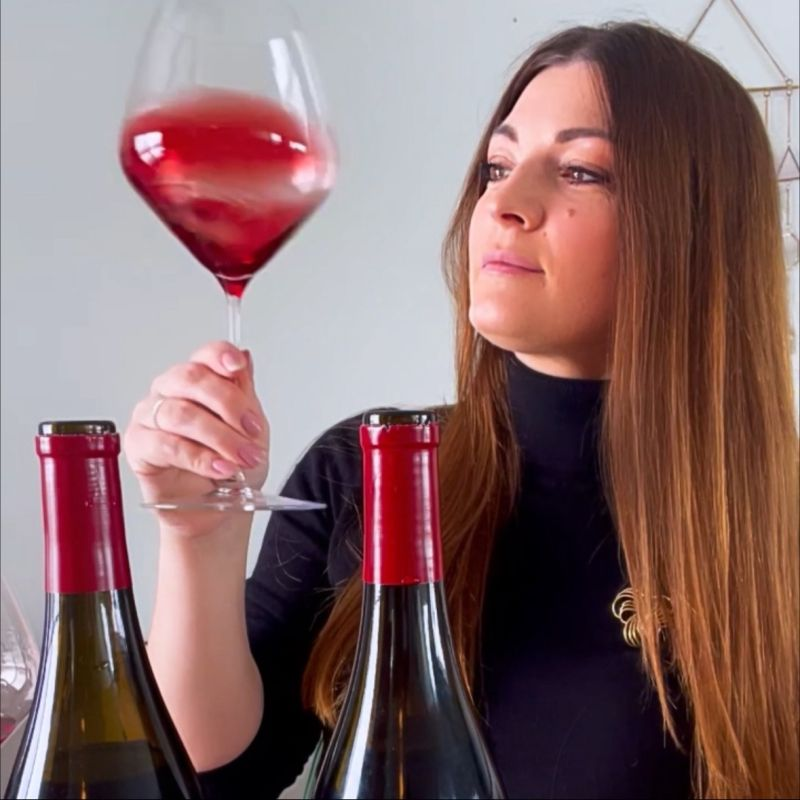
#> input picture Leah Spooner.jpeg, 800 x 800 px
$ python -i composite_hero.py   (imports and definitions only)
#> lines starting #> are read from the running program, lines starting #| are printed output that depends on the picture
#!/usr/bin/env python3
"""
composite_hero.py — build a WITY hero image by placing real bottle shots
onto a real background photo (vineyard / tasting room). No AI generation:
every pixel comes from a real photo the winery supplied or published.

Usage:
    python3 composite_hero.py \
        --background "Winery Pictures/patio 2026.jpg" \
        --bottles "Winery Pictures/Chard_Mottiar_NV.png" "Winery Pictures/Gamay_Courtney_NV.png" \
        --output "malivoire-2026-09/hero-composites/2-bottle-mixed.jpg"

Same background can be reused across every pack size for a winery feature —
just change --bottles and --output per pack. Layout scales automatically
with bottle count (1 row up to ~7 bottles, 2 rows beyond that, up to 12).

Bottle images without real transparency are auto-matted (background-colour
removal from the four corners). If a bottle's background can't be matted
cleanly (busy/non-uniform background), it's skipped and reported — never
force a bad cutout into the composite.
"""

import argparse
import math
import sys
from pathlib import Path

from PIL import Image, ImageChops, ImageDraw, ImageEnhance, ImageFilter, ImageFont, ImageOps

FONT_DIR = Path(__file__).parent / "fonts"
TITLE_RIGHT_FRAC = 0.485  # right edge of the title block, as a fraction of the canvas width (left edge of a six-bottle cluster, less its margin)
NAME_FONT_PATH = FONT_DIR / "Lora-Italic.ttf"
NAME_VF_PATH = FONT_DIR / "Lora-Italic-VF.ttf"  # variable Lora Italic (OFL), used at SemiBold for the cluster hero


# [6 lines left out: function load_name_font, not called in this run]
EYEBROW_FONT_PATH = FONT_DIR / "WorkSans-Bold.ttf"

CANVAS_W = 1200
CANVAS_H = 675  # 16:9, per wcc-email-design-system.md Module 09 hero spec

MATTE_LOW = 18   # colour distance below this -> fully background/transparent
MATTE_HIGH = 45  # colour distance above this -> fully foreground/opaque
MATTE_MIN_BG_FRAC = 0.15  # if less of the image reads as background than this, the shot probably isn't a clean studio backdrop
MATTE_MAX_BG_FRAC = 0.92  # if more than this reads as background, something's wrong (bottle too close to bg colour, or empty frame)


def has_real_alpha(img: Image.Image) -> bool:
    if img.mode != "RGBA":
        return False
    lo, _hi = img.split()[-1].getextrema()
    return lo < 250


def sample_border_points(rgb: Image.Image, patch: int = 14, per_side: int = 12):
    """Samples colour patches along the full perimeter (not just the 4 corners) —
    a real studio backdrop, product bottles included, always has visible background
    at the outer edge on all four sides, so this is still a safe "definitely
    background" sample even when the centre is occluded by the bottle."""
    w, h = rgb.size
    patch = min(patch, w // 8, h // 8) or 1

    def sample_at(x, y):
        x = max(0, min(x, w - patch)); y = max(0, min(y, h - patch))
        return rgb.crop((x, y, x + patch, y + patch)).resize((1, 1), Image.LANCZOS).getpixel((0, 0))

    pts = []
    for i in range(per_side):
        t = i / (per_side - 1)
        x = int(t * (w - patch))
        pts.append((x + patch / 2, patch / 2, sample_at(x, 0)))
        pts.append((x + patch / 2, h - patch / 2, sample_at(x, h - patch)))
    for i in range(per_side):
        t = i / (per_side - 1)
        y = int(t * (h - patch))
        pts.append((patch / 2, y + patch / 2, sample_at(0, y)))
        pts.append((w - patch / 2, y + patch / 2, sample_at(w - patch, y)))
    return pts


def _solve_normal_equations(rows: list[list[float]], target: list[float]) -> list[float]:
    """Least-squares solve for a small (6-unknown) system via Gaussian elimination —
    pure Python, no numpy: this stays a plain arithmetic fit, not a new dependency."""
    n = len(rows[0])
    AtA = [[0.0] * n for _ in range(n)]
    Atb = [0.0] * n
    for feat, val in zip(rows, target):
        for i in range(n):
            Atb[i] += feat[i] * val
            for j in range(n):
                AtA[i][j] += feat[i] * feat[j]
    M = [AtA[i] + [Atb[i]] for i in range(n)]
    for col in range(n):
        piv = max(range(col, n), key=lambda r: abs(M[r][col]))
        M[col], M[piv] = M[piv], M[col]
        pivot = M[col][col] or 1e-9
        M[col] = [v / pivot for v in M[col]]
        for r in range(n):
            if r != col:
                factor = M[r][col]
                M[r] = [mv - factor * cv for mv, cv in zip(M[r], M[col])]
    return [M[i][n] for i in range(n)]


def _fit_background_surface(pts):
    """Fits value = a + b*x + c*y + d*xy + e*x^2 + f*y^2 per channel from border
    samples — a smooth quadratic can follow a real studio vignette (brighter centre,
    darker edges) that a flat colour or a 4-corner bilinear gradient both miss."""
    feats = [[1.0, x, y, x * y, x * x, y * y] for x, y, _ in pts]
    betas = []
    for ch in range(3):
        betas.append(_solve_normal_equations(feats, [c[ch] for _, _, c in pts]))
    return betas


def build_gradient_layer(size: tuple[int, int], betas) -> Image.Image:
    """Evaluates the fitted background surface on a coarse grid (cheap) and upscales —
    degenerates to a flat fill when the backdrop truly is uniform, so this only changes
    behaviour where the backdrop actually varies across the frame."""
    w, h = size
    gw = gh = 40
    seed = Image.new("RGB", (gw, gh))
    px = seed.load()
    for gy in range(gh):
        y = gy / (gh - 1) * (h - 1)
        for gx in range(gw):
            x = gx / (gw - 1) * (w - 1)
            rgb = []
            for beta in betas:
                v = beta[0] + beta[1] * x + beta[2] * y + beta[3] * x * y + beta[4] * x * x + beta[5] * y * y
                rgb.append(int(max(0, min(255, v))))
            px[gx, gy] = tuple(rgb)
    return seed.resize(size, Image.BILINEAR)


def auto_matte(img: Image.Image):
    """Returns (matted_rgba, bg_color, background_fraction)."""
    rgb = img.convert("RGB")
    pts = sample_border_points(rgb)
    betas = _fit_background_surface(pts)
    bg_color = tuple(sum(c[i] for _, _, c in pts) // len(pts) for i in range(3))  # for the report string only
    bg_layer = build_gradient_layer(rgb.size, betas)
    diff = ImageChops.difference(rgb, bg_layer)
    dr, dg, db = diff.split()
    dist = ImageChops.lighter(ImageChops.lighter(dr, dg), db)  # per-pixel max channel distance

    def ramp(v, lo=MATTE_LOW, hi=MATTE_HIGH):
        if v <= lo:
            return 0
        if v >= hi:
            return 255
        return int((v - lo) / (hi - lo) * 255)

    # Choke: erode the matte 1px inward (standard compositing technique) before the
    # smoothing blur. A soft label/backdrop colour collision (e.g. a cream label on
    # a light-grey background) leaves a faint semi-transparent fringe right at the
    # edge, between "clearly background" and "clearly bottle" — eroding kills that
    # fringe at the cost of ~1px of edge detail, a good trade at email resolution.
    alpha = dist.point(ramp).filter(ImageFilter.MinFilter(3)).filter(ImageFilter.GaussianBlur(1))
    bg_pixels = alpha.histogram()[0:64]  # low end of the 0-255 histogram = background pixels
    bg_frac = sum(bg_pixels) / (rgb.size[0] * rgb.size[1])

    out = rgb.convert("RGBA")
    out.putalpha(alpha)
    return out, bg_color, bg_frac


def load_bottle(path: Path):
    """Returns (rgba_image, note) or (None, reason) if it had to be skipped."""
#> called with path = '../Leah Spooner.jpeg'
    img = Image.open(path)
#> img is the input picture: PIL image 800x800 RGB; mean R, G, B 135.3, 105.7, 105.9
    if has_real_alpha(img):
        rgba = img.convert("RGBA")
        # Trim transparent margins: bottle cutouts are often delivered on a much larger
        # canvas (a 1200x1500 frame for a ~400px-wide bottle). Laying out by canvas width
        # instead of bottle width is what spread bundle bottles far apart.
        bbox = rgba.split()[-1].point(lambda v: 255 if v > 20 else 0).getbbox()
        if bbox:
            rgba = rgba.crop(bbox)
        return rgba, "used as-is (real transparency, trimmed to bottle)"
    matted, bg_color, bg_frac = auto_matte(img)
#> in auto_matte, `pts = sample_border_points(rgb)`: pts = 48 items
#> in _fit_background_surface, `feats = [[1.0, x, y, x * y, x * x, y * y] for x, y, _ in pts]`: feats = 48 items, first 6: [1, 7, 7, 49, 49, 49], [1, 7, 793, 5551, 49, 628849], [1, 78, 7, 546, 6084, 49], [1, 78, 793, 61854, 6084, 628849], [1, 149, 7, 1043, 22201, 49], [1, 149, 793, 118157, 22201, 628849]
#> after the loop in _fit_background_surface, `for ch in range(3):`: betas = [[190.8, -0.0908, 0.115, -4.66e-05, 0.000147, -0.000321], [190.1, -0.00535, 0.105, -0.000106, 3.61e-05, -0.000321], [194.7, 0.0446, 0.087, -0.000165, -2.66e-05, -0.000284]]
#> in auto_matte, `bg_color = tuple(sum(c[i] for _, _, c in pts) // len(pts) for i in ran..`: bg_color = (146, 136, 137)
#> in build_gradient_layer, `seed = Image.new("RGB", (gw, gh))`: seed: PIL image 40x40 RGB; every value is 0
#> in build_gradient_layer, `return seed.resize(size, Image.BILINEAR)`:
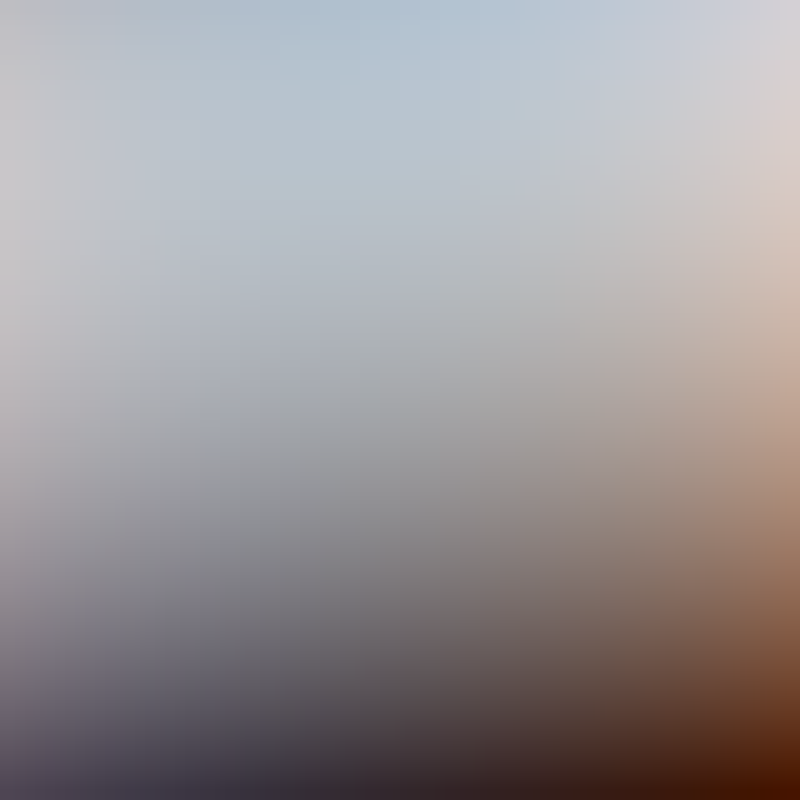
#> returned value: PIL image 800x800 RGB; mean R, G, B 155.3, 151.2, 153.6
#> in auto_matte, `diff = ImageChops.difference(rgb, bg_layer)`:
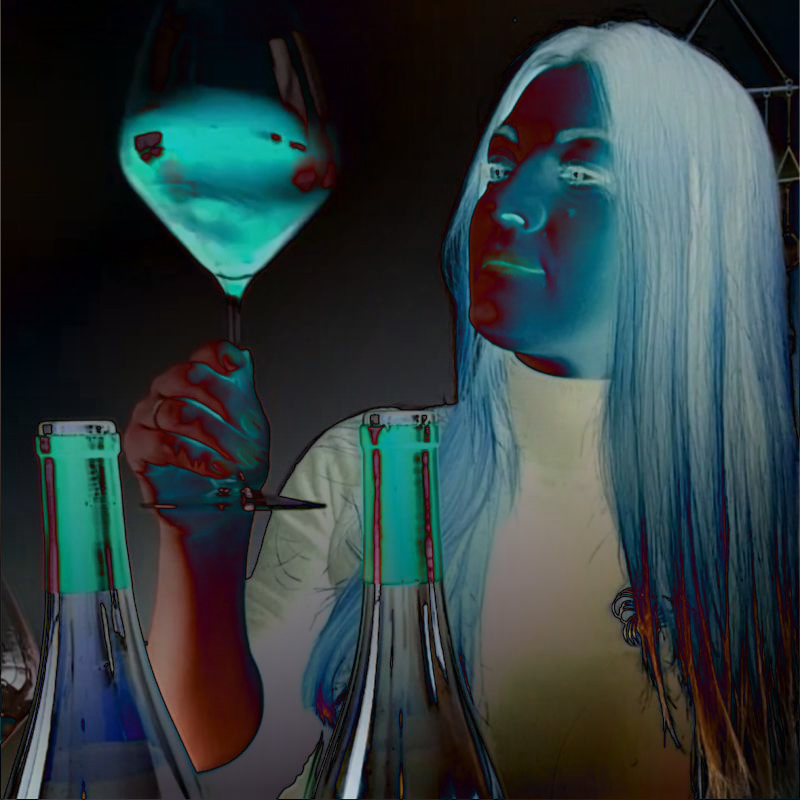
#> diff: PIL image 800x800 RGB; mean R, G, B 48, 60.8, 62.3
#> in auto_matte, `dr, dg, db = diff.split()`:
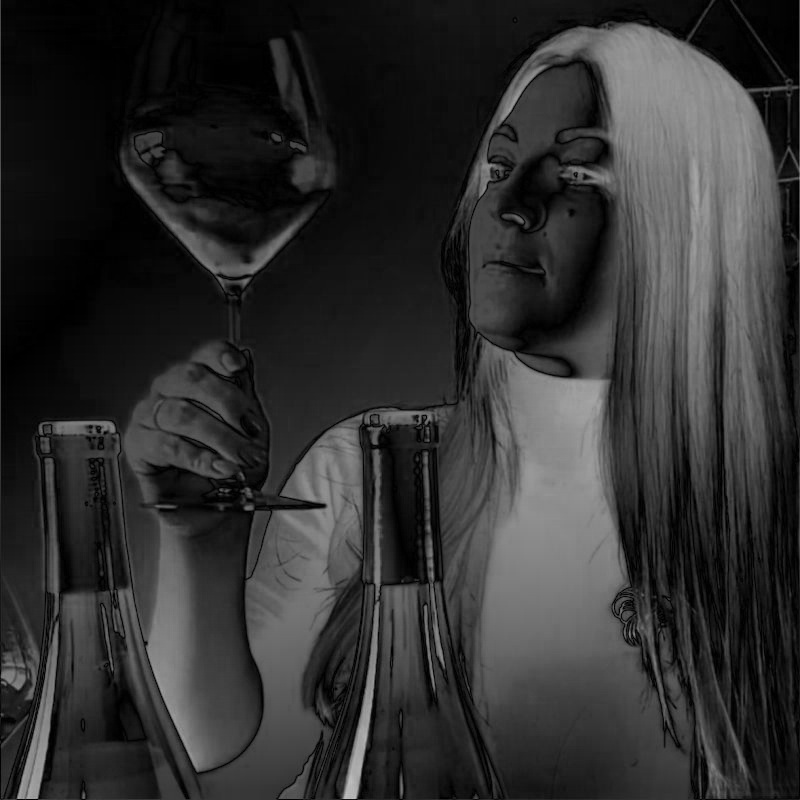
#> dr: PIL image 800x800 L; min 0, max 193, mean 48
#> in auto_matte, `dr, dg, db = diff.split()`:
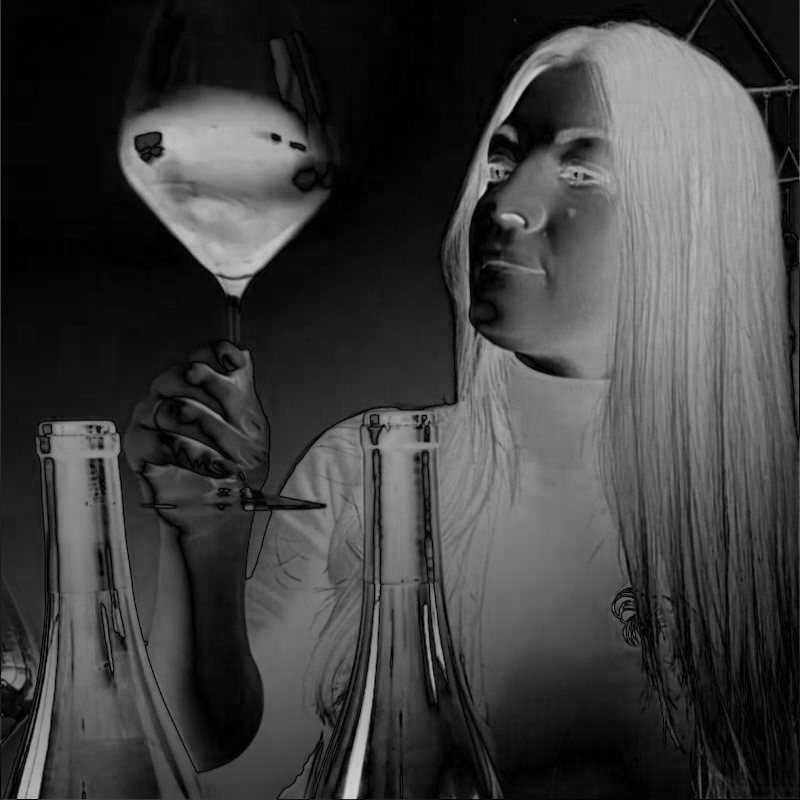
#> db: PIL image 800x800 L; min 0, max 207, mean 62.3
#> in auto_matte, `dist = ImageChops.lighter(ImageChops.lighter(dr, dg), db)`:
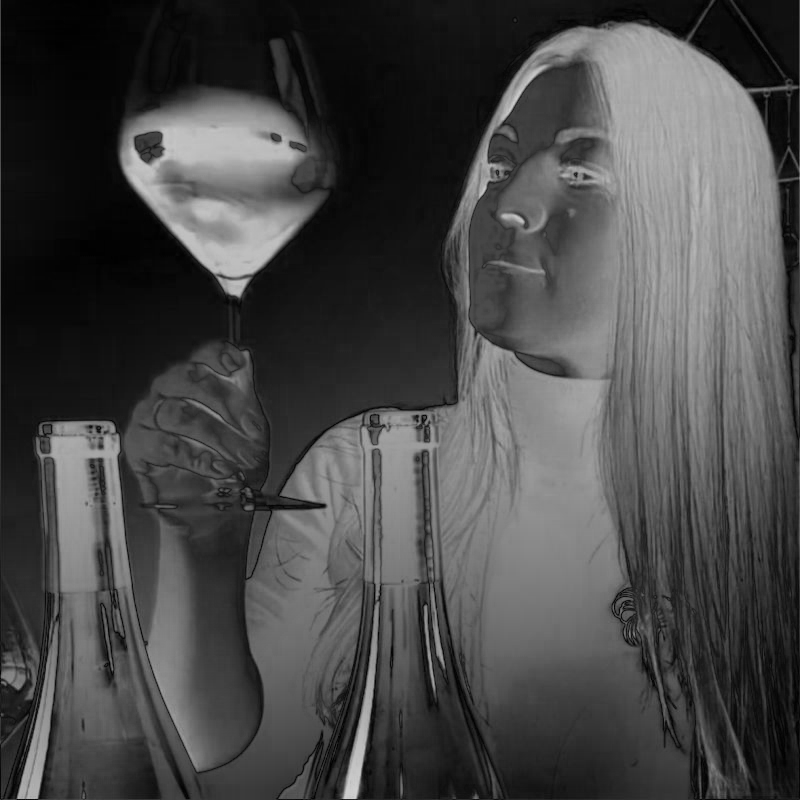
#> dist: PIL image 800x800 L; min 0, max 207, mean 71.5
#> in auto_matte, `alpha = dist.point(ramp).filter(ImageFilter.MinFilter(3)).filter(Image..`:
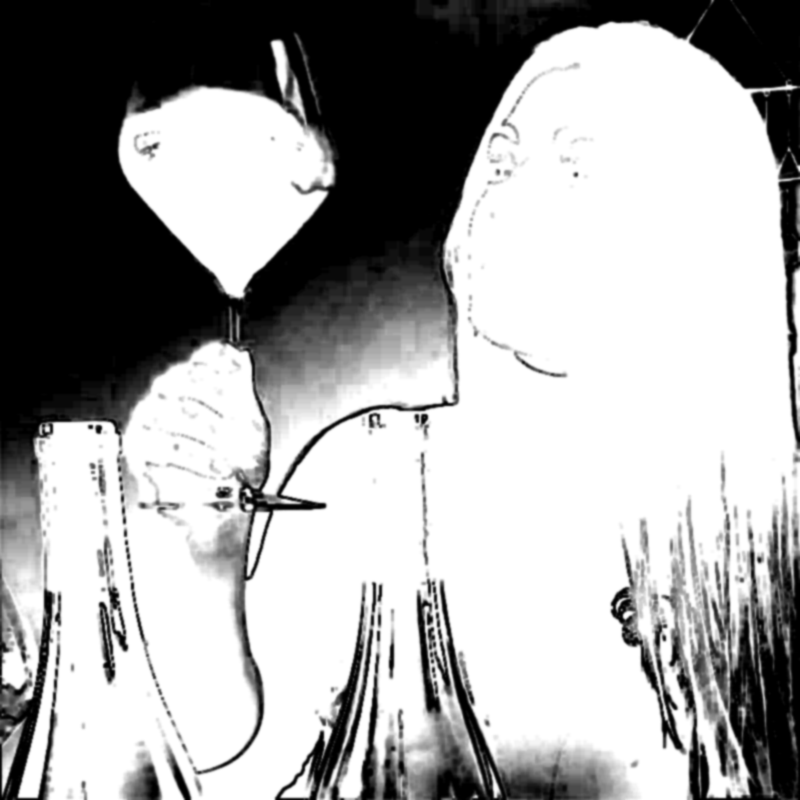
#> alpha: PIL image 800x800 L; min 0, max 255, mean 165.7
#> in auto_matte, `bg_pixels = alpha.histogram()[0:64]`: bg_pixels = 64 values, max 133588 at index 0, min 441 at index 57, mean 2962.9
#> in auto_matte, `bg_frac = sum(bg_pixels) / (rgb.size[0] * rgb.size[1])`: bg_frac = 0.296
#> in auto_matte, `out.putalpha(alpha)`:
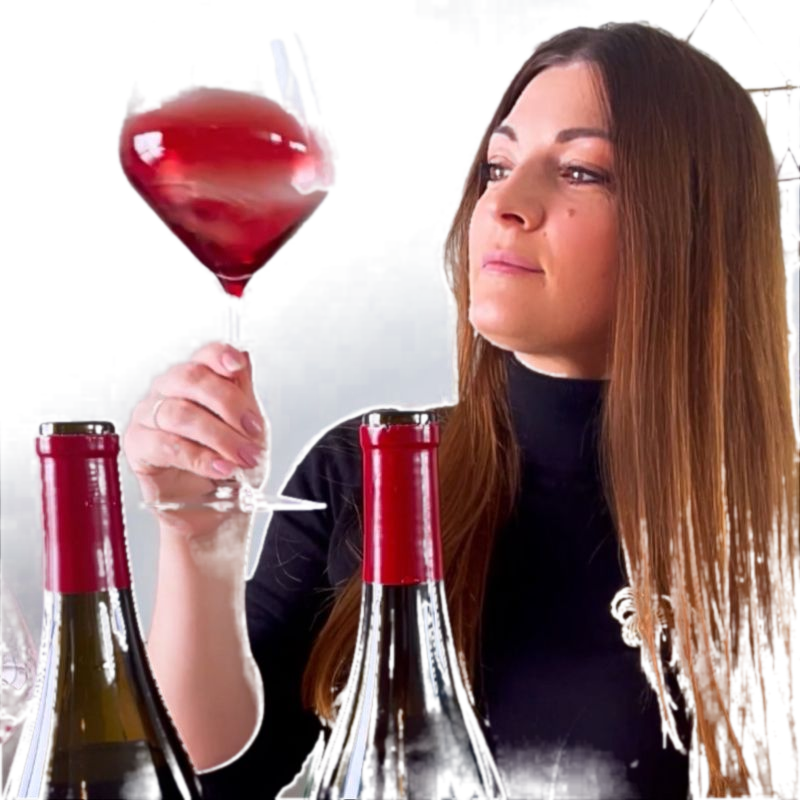
#> out: PIL image 800x800 RGBA; mean R, G, B, A 135.3, 105.7, 105.9, 165.7; transparent parts drawn white
#> bg_color = (146, 136, 137); bg_frac = 0.296
    if bg_frac < MATTE_MIN_BG_FRAC or bg_frac > MATTE_MAX_BG_FRAC:
        return None, (
            f"could not auto-matte cleanly (background estimated as {bg_color}, "
            f"{bg_frac:.0%} of frame) — likely not a uniform studio backdrop; "
            f"needs a real cutout or a different source photo"
        )
    return matted, f"auto-matted (background ~{bg_color}, {bg_frac:.0%} of frame)"


# [110 lines left out: functions layout_params, _corner_scrim, _draw_tracked_text, _wrap_name, add_winery_name, add_shadow, not called in this run]


CLUSTER_MAX = 6


# [139 lines left out: functions place_cluster, build_hero, main, not called in this run]


# [2 lines not run here, left out]

>>> result = load_bottle('../Leah Spooner.jpeg')

$ run again, on Valerie van der Gracht.jpg
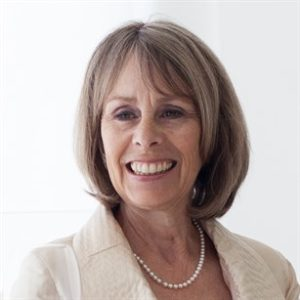
#> input picture Valerie van der Gracht.jpg, 300 x 300 px
#> in load_bottle, img is the input picture: PIL image 300x300 RGB; mean R, G, B 190.5, 178, 174.6
#> pts = 48 items
#> feats = 48 items, first 6: [1, 7, 7, 49, 49, 49], [1, 7, 293, 2051, 49, 85849], [1, 33, 7, 231, 1089, 49], [1, 33, 293, 9669, 1089, 85849], [1, 59, 7, 413, 3481, 49], [1, 59, 293, 17287, 3481, 85849]
#> after the loop in _fit_background_surface, `for ch in range(3):`: betas = [[254.4, -0.324, 0.197, -0.000561, 0.000974, -0.000899], [257.8, -0.459, 0.243, -0.000788, 0.00148, -0.00112], [259, -0.481, 0.303, -0.000923, 0.00159, -0.00137]]
#> in auto_matte, `bg_color = tuple(sum(c[i] for _, _, c in pts) // len(pts) for i in ran..`: bg_color = (225, 220, 219)
#> seed: PIL image 40x40 RGB; every value is 0
#> in auto_matte, `alpha = dist.point(ramp).filter(ImageFilter.MinFilter(3)).filter(Image..`:
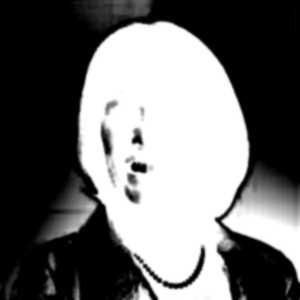
#> alpha: PIL image 300x300 L; min 0, max 255, mean 109
#> bg_pixels = 64 values, max 39703 at index 0, min 55 at index 57, mean 759.5
#> in auto_matte, `bg_frac = sum(bg_pixels) / (rgb.size[0] * rgb.size[1])`: bg_frac = 0.54
#> in auto_matte, `out.putalpha(alpha)`:
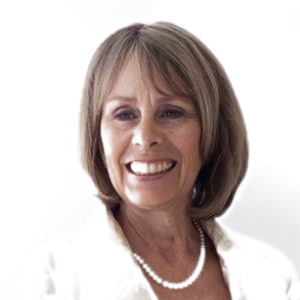
#> out: PIL image 300x300 RGBA; mean R, G, B, A 190.5, 178, 174.6, 109; transparent parts drawn white
#> in load_bottle, `matted, bg_color, bg_frac = auto_matte(img)`: bg_color = (225, 220, 219); bg_frac = 0.54
